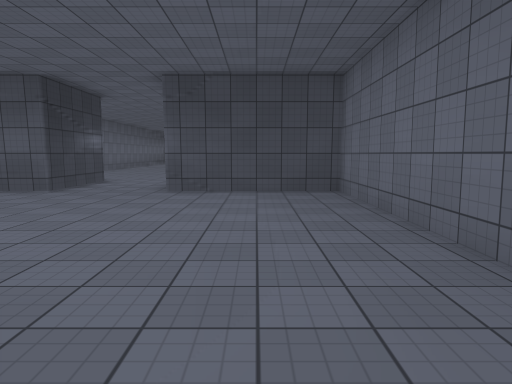
View 1 (above)

17 first-person views from a walk through a 3-D level made in the Unity game engine. The camera is 1.5 m above the floor, tilts 6° down and sees 70° across. The floor is counted in squares, 2 m on a side. Each view is taken from the middle of a square. On the plan, view 1 faces up. The plan holds only what a view shows up to about 11 squares ahead; the rest is blank. The place goes on beyond the plan. The player is left out. Surface patterns are stand-ins for the level's own textures.

View 2
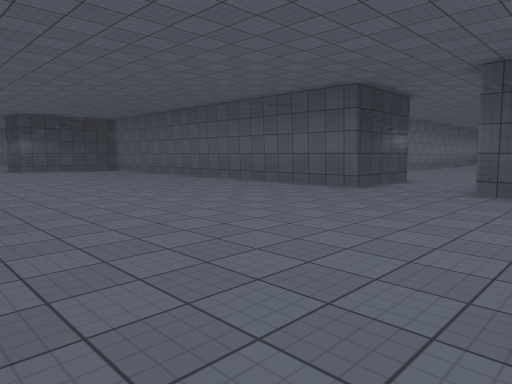

View 3
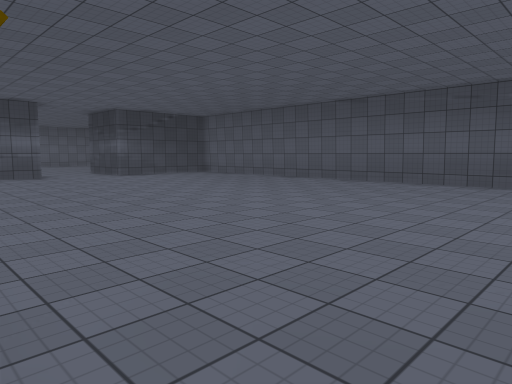

View 4
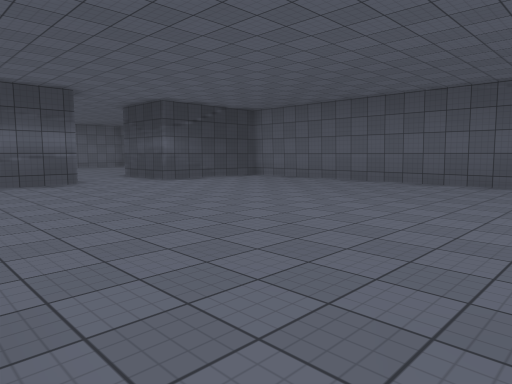

View 5
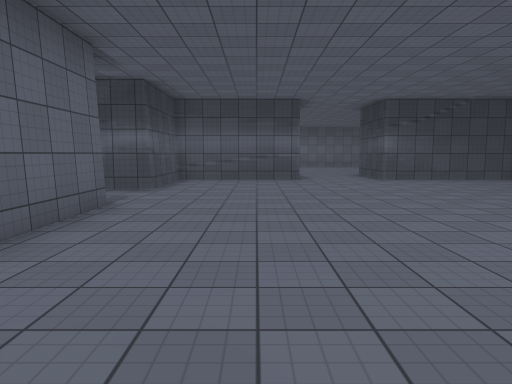

View 6
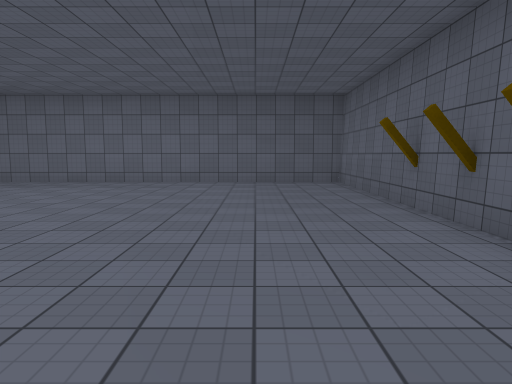

View 7
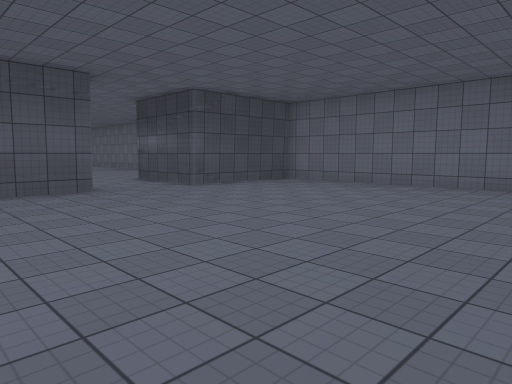

View 8
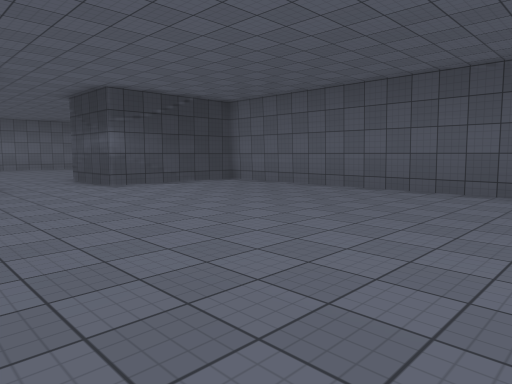

View 9
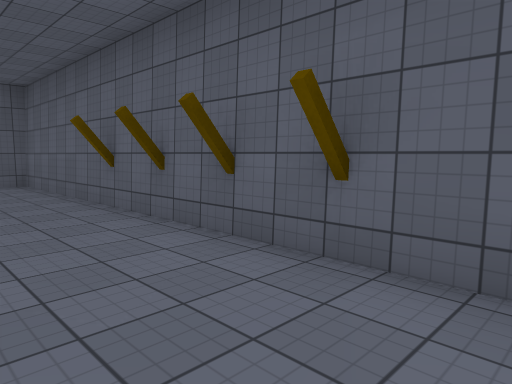

View 10
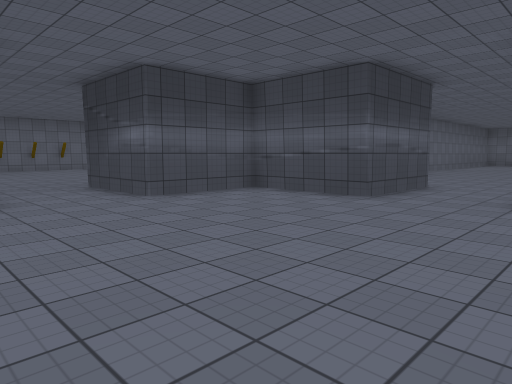

View 11
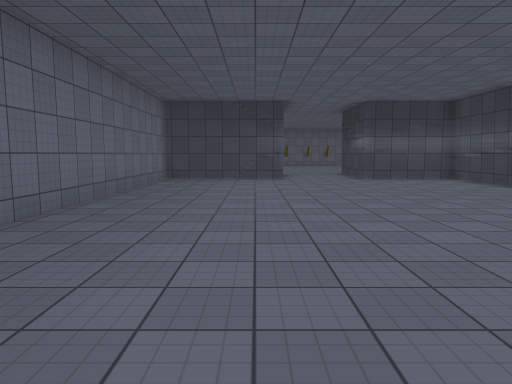

View 12
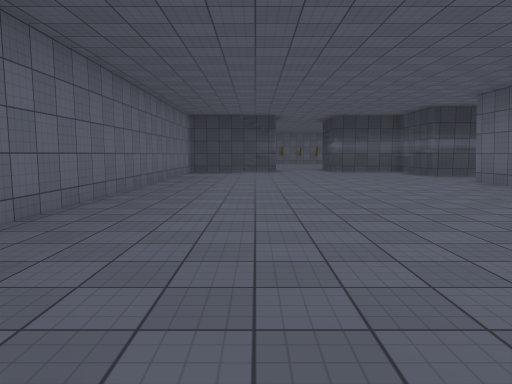

View 13
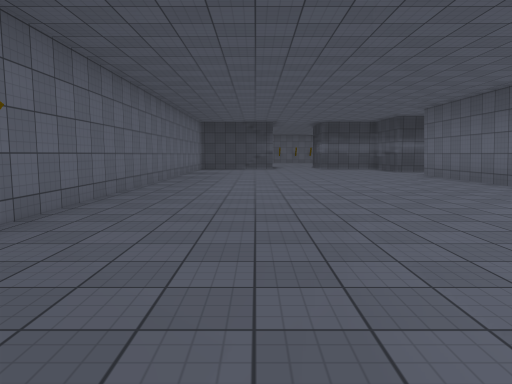

View 14
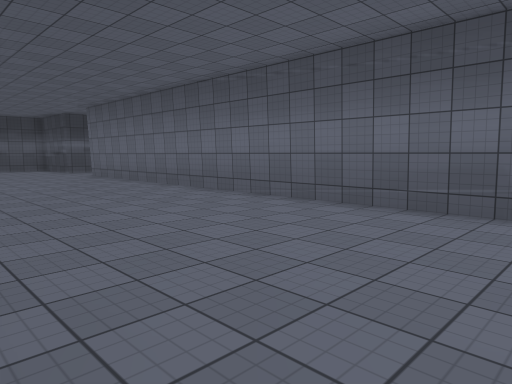

View 15
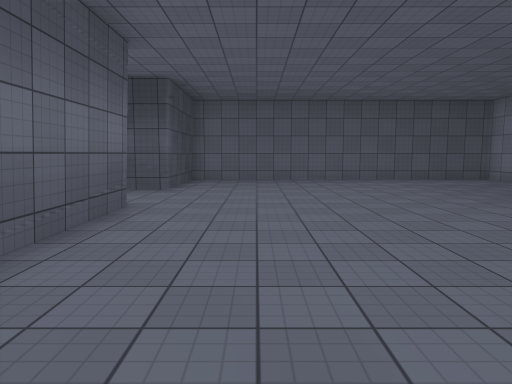

View 16
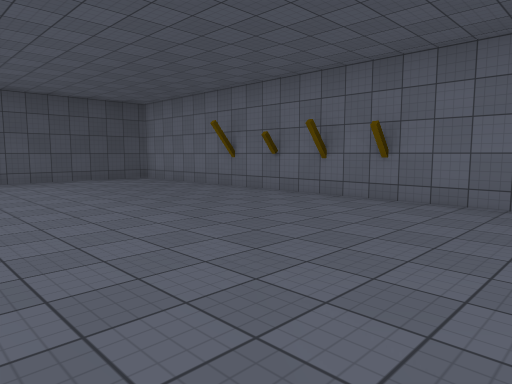

View 17
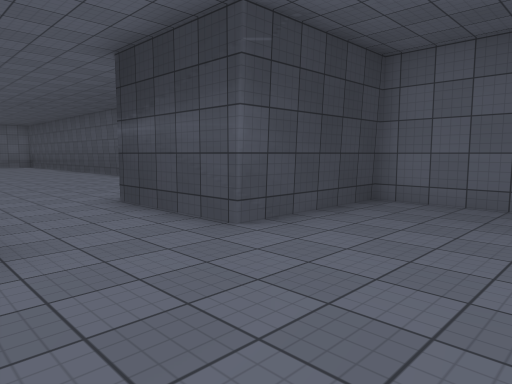

### Floor plan
Ten units are one square. View 1 is at (0, 0); x grows to the right and y downward. Boxes are objects, and circles mark ways between rooms. Rooms are numbered by the first view taken in them; rooms with no view inside come last. Other rooms are left out.
<svg viewBox="-175 -331 197 366">
<path fill="none" stroke="#000" d="M-114 22 17 22 17 -73 -18 -73 -18 -101M-42 -101 -42 -73 -164 -73 -164 -36M-164 -12 -164 22 -137 22M-68 -272 -68 -152M-68 -129 -68 -101 -42 -101M-18 -101 17 -101 17 -326 -68 -326 -68 -296"/>
<circle cx="-30" cy="-100" r="3" fill="#2a7"/>
<text x="-70" y="-30">1</text>
<text x="-20" y="-220">2</text>
</svg>
Room 1 opens to room 2.

Where each view was taken, in squares from view 1:
view 1: 0 up, 0 right, facing up
view 2: 0 up, 0 right, facing up-left
view 3: 2 down, 4 left, facing up-left
view 4: 2 down, 7 left, facing up-left
view 5: 0 up, 6 left, facing left
view 6: 0 up, 8 left, facing right
view 7: 0 up, 7 left, facing up-right
view 8: 0 up, 8 left, facing up-left
view 9: 0 up, 8 left, facing down-right
view 10: 16 up, 1 left, facing down-left
view 11: 21 up, 1 left, facing down
view 12: 25 up, 1 left, facing down
view 13: 28 up, 1 left, facing down
view 14: 28 up, 2 left, facing down-left
view 15: 22 up, 5 left, facing up
view 16: 22 up, 4 left, facing up-right
view 17: 27 up, 4 left, facing up-left
